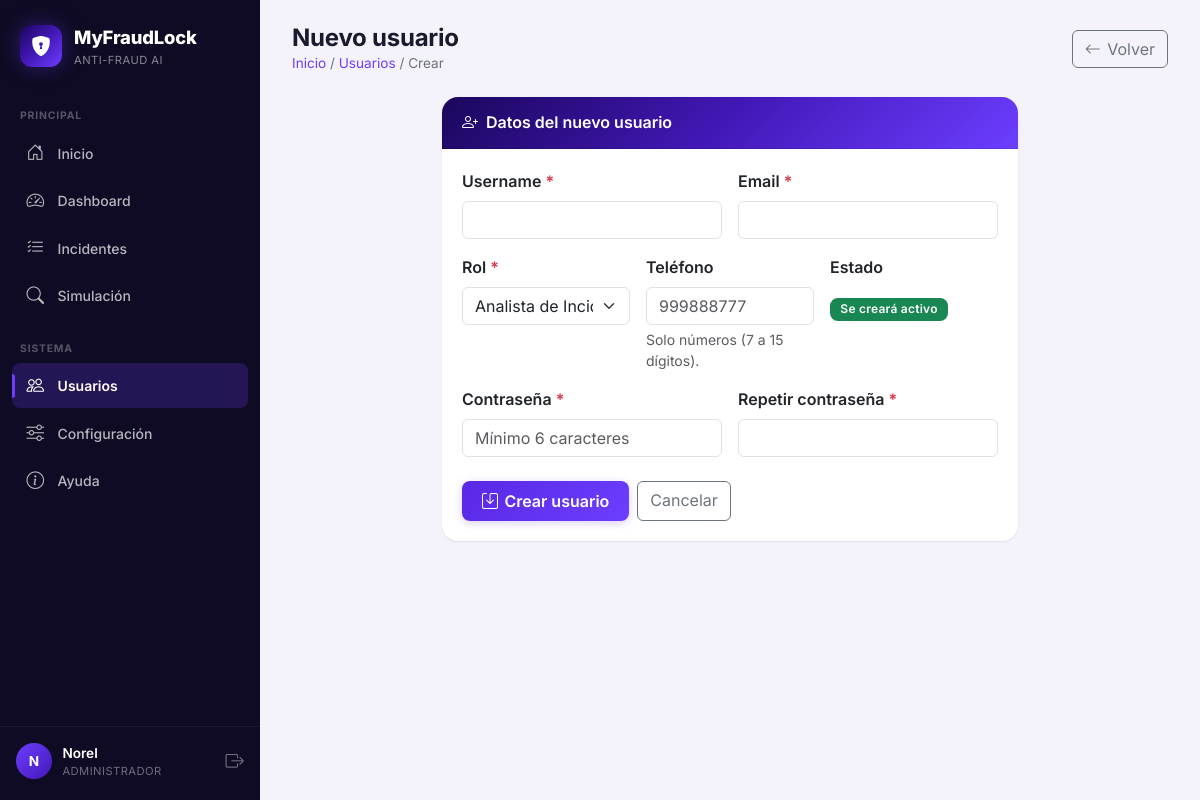
Screenshot of /api/usuarios-panel/crear/ (signed in) with the database file from the repository.
### api/models.py (models this page shows, shortened)
class Usuario(models.Model):
    class Roles(models.TextChoices):
        ADMIN = 'ADMIN', 'Administrador'
        ANALISTA = 'ANALISTA', 'Analista de Fraude'
        GERENTE = 'GERENTE', 'Gerente (solo lectura)'
    id_usuario = models.AutoField(primary_key=True)
    username = models.CharField(max_length=100, unique=True)
    email = models.EmailField(unique=True)
    password = models.CharField(max_length=128)  # almacena hash
    telefono = models.CharField(max_length=15, null=True, blank=True)
    activo = models.BooleanField(default=True)
    rol = models.CharField(
        max_length=15,
        choices=Roles.choices,
        default=Roles.ANALISTA,
        db_index=True,
    )

### api/views.py (the view, shortened to what this page needs)
# urls.py: path('usuarios-panel/crear/', usuario_create_view, name='usuario_create'),
@usuario_login_required
@require_roles()
def usuario_create_view(request):
    roles = [
        {"value": "ADMIN", "label": "Administrador"},
        {"value": "ANALISTA", "label": "Analista de Incidentes"},
        {"value": "GERENTE", "label": "Gerente (solo lectura)"},
    ]
    return render(request, "api/usuario_form.html", {
        "editing": False,
        "roles": roles,
    })

### api/context_processors.py (called while the page is built)
def current_usuario(request):
    uid = request.session.get('usuario_id')
    usuario = None
    if uid:
        try:
            usuario = Usuario.objects.get(pk=uid, activo=True)
        except Usuario.DoesNotExist:
            pass
    return {"current_usuario": usuario}

### templates/api/usuario_form.html (shortened to what this page needs)
{% extends "api/base.html" %}
{% block content %}
<div class="page-head animate-in">
    <div>
        <h1>{% if editing %}Editar usuario: {{ usuario.username }}{% else %}Nuevo usuario{% endif %}</h1>
        <div class="breadcrumbs">
            <a href="{% url 'inicio' %}">Inicio</a> /
            <a href="{% url 'usuarios_list' %}">Usuarios</a> /
            {% if editing %}Editar{% else %}Crear{% endif %}
        </div>
    </div>
    <a href="{% url 'usuarios_list' %}" class="btn btn-outline-secondary btn-icon">
        <i class="bi bi-arrow-left"></i> Volver
    </a>
</div>
<div class="row justify-content-center">
    <div class="col-lg-8">
        <div class="card animate-in delay-1">
            <div class="card-header card-brand-header">
                <h6 class="mb-0">
                    <i class="bi bi-{% if editing %}pencil{% else %}person-plus{% endif %} me-1"></i>
                    {% if editing %}Editar datos{% else %}Datos del nuevo usuario{% endif %}
                </h6>
            </div>
            <div class="card-body">
                <form method="post" class="row g-3">
                    <div class="col-md-6">
                        <label for="username" class="form-label fw-semibold">
                            Username <span class="text-danger">*</span>
                        </label>
                        <input type="text" class="form-control" id="username" name="username"
                               value="{{ usuario.username|default:'' }}" required
                               {% if editing %}readonly style="background:#f3f4f6; cursor:not-allowed;"{% endif %}>
                    </div>
                    <div class="col-md-6">
                        <label for="email" class="form-label fw-semibold">
                            Email <span class="text-danger">*</span>
                        </label>
                        <input type="email" class="form-control" id="email" name="email"
                               value="{{ usuario.email|default:'' }}" required>
                    </div>
                    <div class="col-md-4">
                        <label for="rol" class="form-label fw-semibold">
                            Rol <span class="text-danger">*</span>
                        </label>
                        <select class="form-select" id="rol" name="rol" required>
                            {% for r in roles %}
                                <option value="{{ r.value }}"
                                    {% if not editing and r.value == 'ANALISTA' %}selected{% endif %}>
                                    {{ r.label }}
                                </option>
                            {% endfor %}
                        </select>
                    </div>
                    <div class="col-md-4">
                        <label for="telefono" class="form-label fw-semibold">Teléfono</label>
                        <input type="tel" class="form-control" id="telefono" name="telefono"
                               value="{{ usuario.telefono|default:'' }}" placeholder="999888777"
                               inputmode="numeric" pattern="\+?[0-9\s\-()]{7,20}" maxlength="20"
                               title="Solo números, entre 7 y 15 dígitos.">
                        <div class="form-text text-muted">Solo números (7 a 15 dígitos).</div>
                    </div>
                    <div class="col-md-4">
                        <label class="form-label fw-semibold">Estado</label>
                        {% if editing %}
                            <div class="form-check form-switch mt-2">
                                <input class="form-check-input" type="checkbox" id="activo" name="activo"
                                       {% if usuario.activo %}checked{% endif %}>
                                <label class="form-check-label" for="activo">Activo</label>
                            </div>
                        {% else %}
                            <div class="mt-2">
                                <span class="badge bg-success">Se creará activo</span>
                            </div>
                        {% endif %}
                    </div>
                    {% if not editing %}
                    <div class="col-md-6">
                        <label for="password" class="form-label fw-semibold">
                            Contraseña <span class="text-danger">*</span>
                        </label>
                        <input type="password" class="form-control" id="password" name="password"
                               minlength="6" required placeholder="Mínimo 6 caracteres">
                    </div>
                    <div class="col-md-6">
                        <label for="password2" class="form-label fw-semibold">
                            Repetir contraseña <span class="text-danger">*</span>
                        </label>
                        <input type="password" class="form-control" id="password2" name="password2"
                               minlength="6" required>
                    </div>
                    {% endif %}
                    <div class="col-12 mt-4 d-flex gap-2">
                        <button type="submit" class="btn btn-brand btn-icon">
                            <i class="bi bi-save"></i>
                            {% if editing %}Guardar cambios{% else %}Crear usuario{% endif %}
                        </button>
                        <a href="{% url 'usuarios_list' %}" class="btn btn-outline-secondary">Cancelar</a>
                    </div>
                </form>
            </div>
        </div>
    </div>
</div>
{% endblock %}

### templates/api/base.html (shortened to what this page needs)
<!DOCTYPE html>
<html lang="es" data-theme="dark">
<head>
    <link href="https://cdn.jsdelivr.net/npm/bootstrap@5.3.3/dist/css/bootstrap.min.css" rel="stylesheet">
    <link href="https://cdn.jsdelivr.net/npm/bootstrap-icons@1.11.3/font/bootstrap-icons.css" rel="stylesheet">
</head>
<body>
<nav class="sidebar" id="sidebar">
    <a class="sidebar-brand" href="{% url 'inicio' %}">
        <span class="sidebar-brand-icon">
            <i class="bi bi-shield-lock-fill"></i>
        </span>
        <span class="sidebar-brand-text">
            MyFraudLock
            <small>Anti-Fraud AI</small>
        </span>
    </a>
    <div class="sidebar-section">
        <div class="sidebar-section-title">Principal</div>
        <a class="sidebar-link" href="{% url 'inicio' %}" data-nav>
            <i class="bi bi-house-door"></i> Inicio
        </a>
        {% if current_usuario %}
            {% if current_usuario.rol == 'GERENTE' or current_usuario.rol == 'ADMIN' %}
                <a class="sidebar-link" href="{% url 'dashboard' %}" data-nav>
                    <i class="bi bi-speedometer2"></i> Dashboard
                </a>
            {% endif %}
            {% if current_usuario.rol == 'ANALISTA' or current_usuario.rol == 'ADMIN' %}
                <a class="sidebar-link" href="{% url 'incidentes_listado' %}" data-nav>
                    <i class="bi bi-list-check"></i> Incidentes
                </a>
            {% endif %}
            <a class="sidebar-link" href="{% url 'simulacion_front' %}" data-nav>
                <i class="bi bi-search"></i> Simulación
            </a>
        {% endif %}
    </div>
    {% if current_usuario %}
    <div class="sidebar-section">
        <div class="sidebar-section-title">Sistema</div>
        {% if current_usuario.rol == 'ADMIN' %}
            <a class="sidebar-link" href="{% url 'usuarios_list' %}" data-nav>
                <i class="bi bi-people"></i> Usuarios
            </a>
        {% endif %}
        {% if current_usuario.rol == 'GERENTE' or current_usuario.rol == 'ADMIN' %}
            <a class="sidebar-link" href="{% url 'configuracion_front' %}" data-nav>
                <i class="bi bi-sliders"></i> Configuración
            </a>
        {% endif %}
        <a class="sidebar-link" href="{% url 'ayuda' %}" data-nav>
            <i class="bi bi-info-circle"></i> Ayuda
        </a>
    </div>
    {% endif %}
    <div class="sidebar-spacer"></div>
    {% if current_usuario %}
    <div class="sidebar-user">
        <div class="sidebar-avatar">
            {{ current_usuario.username|make_list|first|upper }}
        </div>
        <div class="sidebar-user-info">
            <div class="sidebar-user-name">{{ current_usuario.username }}</div>
            <div class="sidebar-user-role">{{ current_usuario.get_rol_display }}</div>
        </div>
        <a href="{% url 'logout' %}" class="sidebar-logout" title="Cerrar sesión">
            <i class="bi bi-box-arrow-right"></i>
        </a>
    </div>
    {% else %}
    <div class="sidebar-user">
        <a href="{% url 'login' %}" class="sidebar-link" style="margin:0; flex:1;">
            <i class="bi bi-box-arrow-in-right"></i> Iniciar sesión
        </a>
    </div>
    {% endif %}
</nav>
<main class="main-content">
    {% block content %}{% endblock %}
</main>
</body>
</html>

### rows the page displays
Usuario: username|make_list "N", username "Norel", rol "ADMINISTRADOR"

### other values shown
form field rol "Analista de Incidentes"
